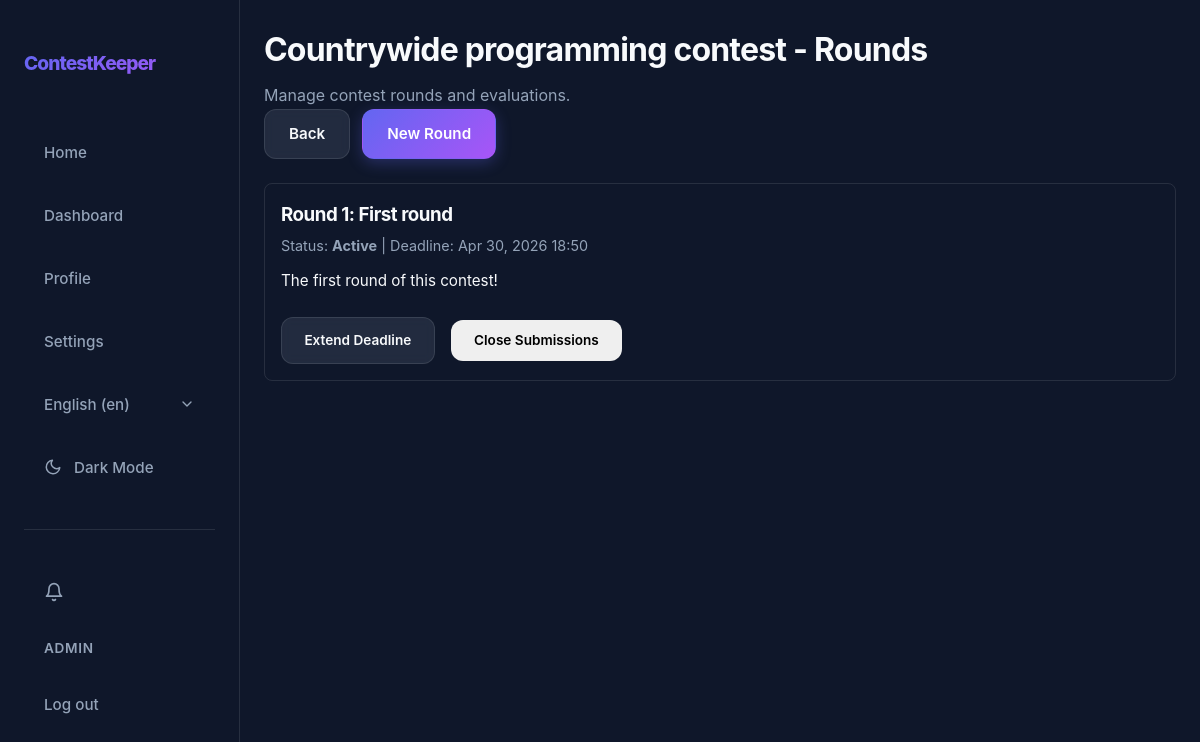
Page /en/contests/16/rounds/ (signed in) on the earlier database version.
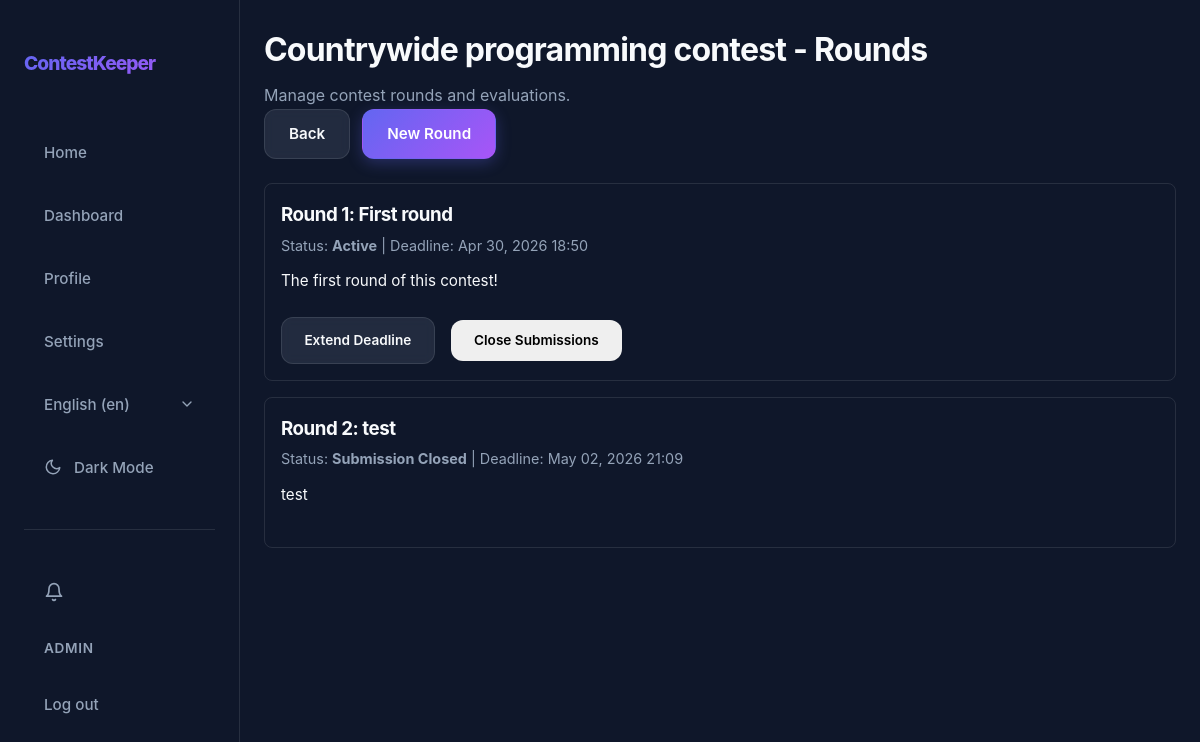
Same page on the later database version.
### app/models.py (models this page shows, shortened)
class Round(models.Model):
    class Status(models.TextChoices):
        DRAFT = "DRAFT", _("Draft")
        ACTIVE = "ACTIVE", _("Active")
        SUBMISSION_CLOSED = "SUBMISSION_CLOSED", _("Submission Closed")
        EVALUATED = "EVALUATED", _("Evaluated")
    contest = models.ForeignKey(Contest, on_delete=models.CASCADE, related_name="rounds")
    title = models.CharField(max_length=200)
    description = models.TextField()
    tech_requirements = models.TextField()
    must_have = models.JSONField(default=list, help_text="List of required checklist items")
    start_time = models.DateTimeField()
    deadline = models.DateTimeField()
    materials = models.JSONField(default=list, blank=True, null=True, help_text="List of {label, url}")
    status = models.CharField(max_length=20, choices=Status.choices, default=Status.DRAFT)
    order = models.PositiveIntegerField(default=0, help_text="Round number within contest")
    created_by = models.ForeignKey(User, on_delete=models.SET_NULL, null=True, related_name="created_rounds")
    created_at = models.DateTimeField(auto_now_add=True)
    class Meta:
        ordering = ["contest", "order", "created_at"]
        unique_together = ("contest", "order")

### app/views/views_rounds.py (the view)
# urls.py: path("<int:pk>/rounds/",                    views.RoundListView.as_view(),     name="contest_rounds"),
class RoundListView(OrganizerRequiredMixin, ListView):
    template_name = "app/rounds/round_list.html"
    context_object_name = "rounds"
    def get_queryset(self):
        self.contest = get_object_or_404(Contest, pk=self.kwargs["pk"])
        return Round.objects.filter(contest=self.contest).order_by("order")
    def get_context_data(self, **kwargs):
        return super().get_context_data(contest=self.contest, **kwargs)

### app/context_processors.py (called while the page is built)
def notification_count(request):
    if request.user.is_authenticated:
        return {
            'unread_notification_count': request.user.notifications.filter(is_read=False).count()
        }
    return {'unread_notification_count': 0}

### app/views/views_base.py (called while the page is built)
    def dispatch(self, request, *args, **kwargs):
        self.contest = get_object_or_404(Contest, pk=kwargs["pk"])
        return super().dispatch(request, *args, **kwargs)

    def get_context_data(self, **kwargs):
        context = super().get_context_data(**kwargs)
        context["contest"] = self.contest
        return context

    def dispatch(self, request, *args, **kwargs):
        self.contest = get_object_or_404(Contest, pk=kwargs["pk"])
        if not request.user.is_authenticated:
            return self.handle_no_permission()
        if self.contest.organizer != request.user and not request.user.is_staff:
            return HttpResponseForbidden("You are not the organizer of this contest.")
        return super().dispatch(request, *args, **kwargs)

### app/templates/app/rounds/round_list.html (shortened to what this page needs)
{% extends 'app/core/base.html' %}
{% load static i18n %}
{% block extra_css %}
<link rel="stylesheet" href="{% static 'css/rounds/round_list.css' %}">
<link rel="stylesheet" href="{% static 'css/core/nav.css' %}">
{% endblock %}
{% block content %}
        <div class="detail-card div-009">
            <div class="detail-header div-005">
                <div>
                    <h1 class="detail-title">{{ contest.name }} - {% trans "Rounds" %}</h1>
                    <p class="p-003">{% trans "Manage contest rounds and evaluations." %}</p>
                </div>
                <div class="div-004">
                    <a href="{% url 'contest_detail' contest.pk %}" class="btn btn-secondary">{% trans "Back" %}</a>
                    <a href="{% url 'round_create' contest.pk %}" class="btn btn-primary">{% trans "New Round" %}</a>
                </div>
            </div>
            {% if rounds %}
                <div class="div-003">
                    {% for round in rounds %}
                        <div class="div-006">
                            <div class="div-007">
                                <div>
                                    <h3 class="h3-001">
                                        <a href="{% url 'round_detail' contest.pk round.id %}" class="a-001">
                                        </a>
                                    </h3>
                                    <p class="p-002">
                                        {% trans "Status" %}: <strong>{{ round.get_status_display }}</strong>
                                        | {% trans "Deadline" %}: {{ round.deadline|date:"M d, Y H:i" }}
                                    </p>
                                </div>
                            </div>
                            <p class="p-001">{{ round.description|truncatewords:20 }}</p>
                            <div class="div-010">
                                {% if round.status == 'DRAFT' %}
                                    <div class="div-001">
                                        <a href="{% url 'round_edit' contest.pk round.id %}" class="btn btn-secondary a-002">{% trans "Edit" %}</a>
                                        <form action="{% url 'round_activate' contest.pk round.id %}" method="POST" class="form-001">
                                            {% csrf_token %}
                                            <button type="submit" class="btn btn-primary a-002">{% trans "Activate" %}</button>
                                        </form>
                                    </div>
                                {% elif round.status == 'ACTIVE' %}
                                    <div class="div-002">
                                        <a href="{% url 'round_extend_deadline' contest.pk round.id %}" class="btn btn-secondary a-002">{% trans "Extend Deadline" %}</a>
                                        <form action="{% url 'round_close_submissions' contest.pk round.id %}" method="POST" class="form-001">
                                            <button type="submit" class="btn btn-tinted a-002">{% trans "Close Submissions" %}</button>
                                        </form>
                                    </div>
                                {% endif %}
                            </div>
                        </div>
                    {% endfor %}
                </div>
            {% else %}
                <div class="div-008">
                    <p>{% blocktrans with url=round_create_url %}No rounds created yet. <a href="{{ url }}">Create the first round</a>{% endblocktrans %}</p>
                </div>
            {% endif %}
        </div>
{% endblock %}

Differences in the rows shown:
added Round: status "Submission Closed", deadline "May 02, 2026 21:09", description "test"
